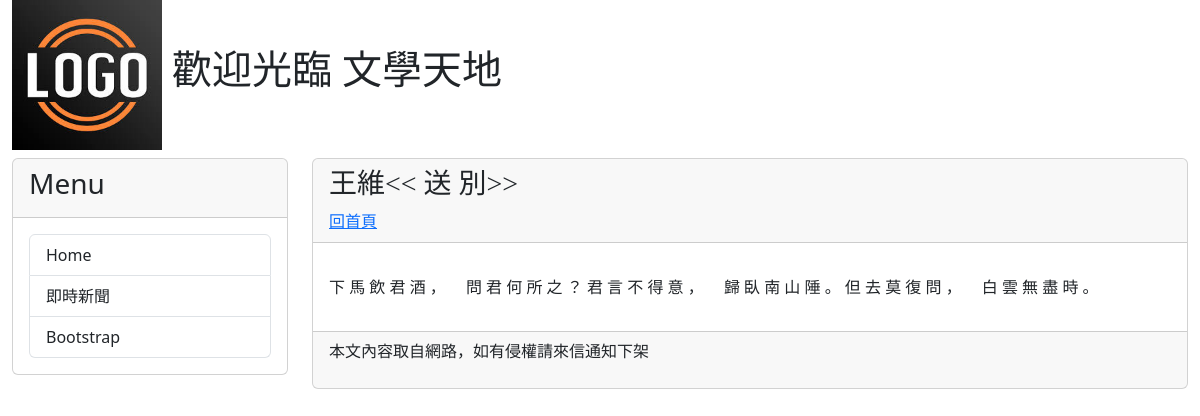
Screenshot of /post/ww1/ with the database file from the repository.
### mysite/models.py (models this page shows, shortened)
class Post(models.Model):
    title = models.CharField(max_length=200)
    slug = models.CharField(max_length=200)
    body = models.TextField()
    pub_date = models.DateTimeField(auto_now_add=True)
    class Meta:
        ordering = ('-pub_date',)

### mysite/views.py (the view)
# urls.py: path('post/<slug:slug>/', showpost),
def showpost(request, slug):
    try:
        post = Post.objects.get(slug=slug)
        if post != None:
            return render(request, 'post.html', locals())
    except:
        return redirect('/')

### mysite/templatetags/markdown_extras.py (called while the page is built)
@register.filter
def convert_markdown(text):
    return markdown.markdown(text)

### templates/post.html (shortened to what this page needs)
{% extends "base.html" %}
{% load markdown_extras %}
{% block headmessage %}
    <h3 style="font-family:微軟正黑體;">{{ post.title }}</h3>
    <a style="font-family:微軟正黑體;" href='/'>回首頁</a>
{% endblock headmessage %}
{% block content %}
    <p style="font-family:微軟正黑體;font-size:12pt;letter-spacing:2pt;">
        {{ post.body | convert_markdown | safe }} </a>
    </p>
{% endblock content %}

### rows the page displays
Post: title "王維<< 送 別>>", body|convert_markdown "下 馬 飲 君 酒 ， 問 君 何 所 之 ？ 君 言 不 得 意 ， 歸 臥 南 山 陲 。 但 去 莫 復 問 ， 白 雲 無 盡 時 。"
